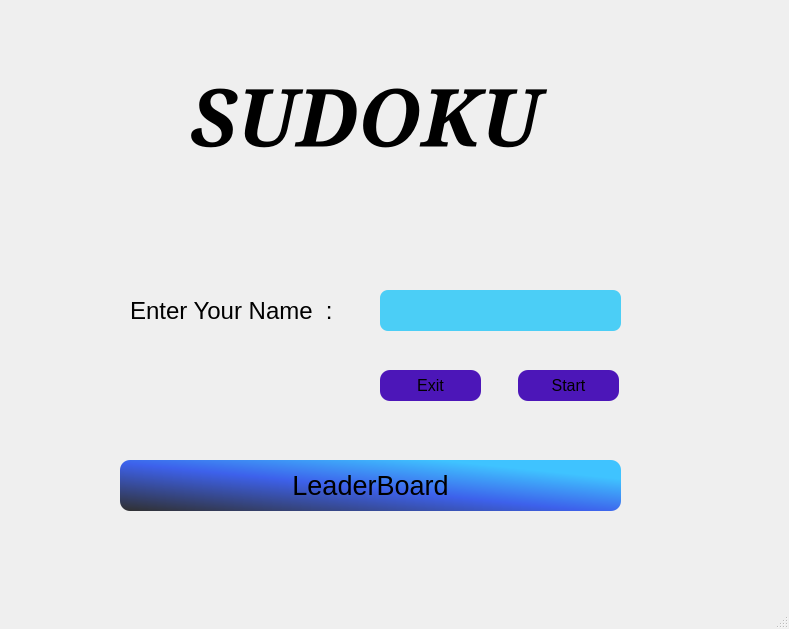
<?xml version="1.0" encoding="UTF-8"?>
<ui version="4.0">
 <class>MainWindow</class>
 <widget class="QMainWindow" name="MainWindow">
  <property name="geometry">
   <rect>
    <x>0</x>
    <y>0</y>
    <width>789</width>
    <height>629</height>
   </rect>
  </property>
  <property name="windowTitle">
   <string>MainWindow</string>
  </property>
  <property name="styleSheet">
   <string notr="true">MainWindow
{
background-color:qlineargradient(spread:pad, x1:0, y1:0.973, x2:0.915025, y2:0.097, stop:0.00497512 rgba(0, 0, 0, 255), stop:0.482587 rgba(61, 155, 235, 255), stop:0.895522 rgba(255, 102, 248, 255))
}
QPushButton
{
border-radius:10px;
}
QPushButton:hover
{
color:rgb(238, 238, 236);
}</string>
  </property>
  <widget class="QWidget" name="centralwidget">
   <widget class="QPushButton" name="btn_login">
    <property name="geometry">
     <rect>
      <x>518</x>
      <y>370</y>
      <width>101</width>
      <height>31</height>
     </rect>
    </property>
    <property name="font">
     <font>
      <pointsize>12</pointsize>
     </font>
    </property>
    <property name="styleSheet">
     <string notr="true">background-color:rgb(76, 22, 184);</string>
    </property>
    <property name="text">
     <string>Start</string>
    </property>
   </widget>
   <widget class="QLineEdit" name="enter_name">
    <property name="geometry">
     <rect>
      <x>380</x>
      <y>290</y>
      <width>241</width>
      <height>41</height>
     </rect>
    </property>
    <property name="font">
     <font>
      <family>UnPilgia</family>
      <pointsize>24</pointsize>
      <weight>9</weight>
      <italic>false</italic>
      <bold>false</bold>
     </font>
    </property>
    <property name="styleSheet">
     <string notr="true">background-color:rgb(75, 206, 246);
font: 75 24pt &quot;UnPilgia&quot;;
border-radius:8px;</string>
    </property>
    <property name="text">
     <string/>
    </property>
   </widget>
   <widget class="QLabel" name="label_name">
    <property name="geometry">
     <rect>
      <x>130</x>
      <y>290</y>
      <width>211</width>
      <height>41</height>
     </rect>
    </property>
    <property name="font">
     <font>
      <pointsize>18</pointsize>
     </font>
    </property>
    <property name="text">
     <string>Enter Your Name  :  </string>
    </property>
   </widget>
   <widget class="QLabel" name="label_soduko">
    <property name="geometry">
     <rect>
      <x>190</x>
      <y>60</y>
      <width>401</width>
      <height>111</height>
     </rect>
    </property>
    <property name="font">
     <font>
      <family>Serif</family>
      <pointsize>60</pointsize>
      <weight>75</weight>
      <italic>true</italic>
      <bold>true</bold>
      <underline>false</underline>
      <strikeout>false</strikeout>
      <kerning>true</kerning>
     </font>
    </property>
    <property name="text">
     <string>SUDOKU</string>
    </property>
   </widget>
   <widget class="QPushButton" name="btn_leaderboard">
    <property name="geometry">
     <rect>
      <x>120</x>
      <y>460</y>
      <width>501</width>
      <height>51</height>
     </rect>
    </property>
    <property name="font">
     <font>
      <pointsize>20</pointsize>
     </font>
    </property>
    <property name="styleSheet">
     <string notr="true">background-color:qlineargradient(spread:pad, x1:0, y1:1, x2:0.915025, y2:0.097, stop:0 rgba(48, 48, 48, 255), stop:0.517413 rgba(61, 97, 235, 255), stop:0.895522 rgba(63, 195, 255, 255));
border-color: rgb(216, 79, 213);</string>
    </property>
    <property name="text">
     <string>LeaderBoard</string>
    </property>
   </widget>
   <widget class="QPushButton" name="btn_quit">
    <property name="geometry">
     <rect>
      <x>380</x>
      <y>370</y>
      <width>101</width>
      <height>31</height>
     </rect>
    </property>
    <property name="font">
     <font>
      <pointsize>12</pointsize>
     </font>
    </property>
    <property name="styleSheet">
     <string notr="true">background-color:rgb(76, 22, 184)</string>
    </property>
    <property name="text">
     <string>Exit</string>
    </property>
   </widget>
  </widget>
  <widget class="QMenuBar" name="menubar">
   <property name="geometry">
    <rect>
     <x>0</x>
     <y>0</y>
     <width>789</width>
     <height>26</height>
    </rect>
   </property>
  </widget>
  <widget class="QStatusBar" name="statusbar"/>
 </widget>
 <resources/>
 <connections/>
</ui>
